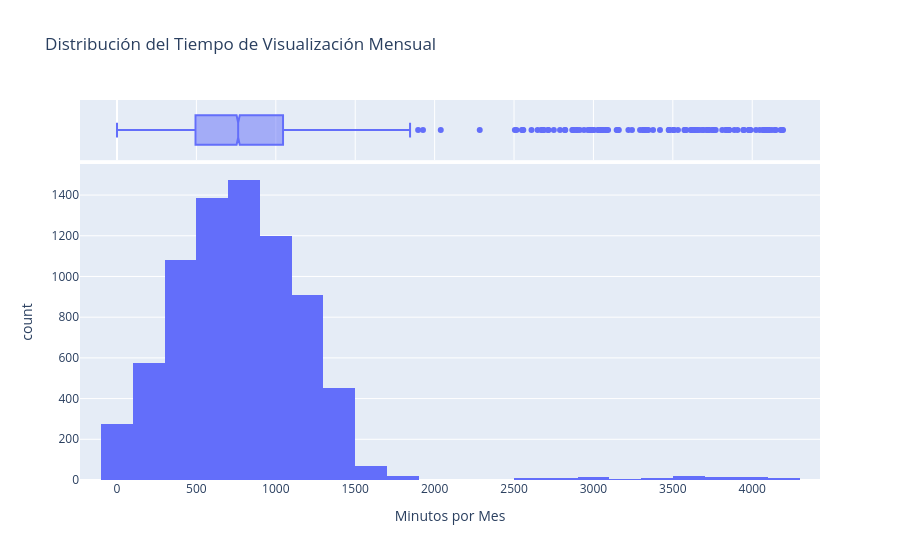

The notebook cell saved with this chart:
### Markdown cell above
univariado
Visualización 1: Histograma de Consumo Mensual
El histograma permite observar la forma de la distribución y identificar dónde se concentran la mayoría de los datos

### Code cell
# Gráfico 1: Distribución del tiempo de visualización

fig_hist = px.histogram(df, x="monthly_watch_time_mins", 
                       title="Distribución del Tiempo de Visualización Mensual",
                       labels={'monthly_watch_time_mins': 'Minutos por Mes'},
                       nbins=30,
                       marginal="box") # Agrega un boxplot pequeño arriba para ver outliers
fig_hist.show()

### Figure 1 — Plotly figure (JSON) as saved in the notebook; plotly's stock layout.template omitted (floating-point values rounded to 4 significant figures; data arrays with more than 128 entries replaced by an {"elided": "..."} marker saying what was removed)
{"data": [{"bingroup": "x", "hovertemplate": "Minutos por Mes=%{x}<br>count=%{y}<extra></extra>", "legendgroup": "", "marker": {"color": "#636efa", "pattern": {"shape": ""}}, "name": "", "nbinsx": 30, "orientation": "v", "showlegend": false, "type": "histogram", "x": {"elided": "7662 float values"}, "xaxis": "x", "yaxis": "y"}, {"hovertemplate": "Minutos por Mes=%{x}<extra></extra>", "legendgroup": "", "marker": {"color": "#636efa"}, "name": "", "notched": true, "showlegend": false, "type": "box", "x": {"elided": "7662 float values"}, "xaxis": "x2", "yaxis": "y2"}], "layout": {"barmode": "relative", "legend": {"tracegroupgap": 0}, "title": {"text": "Distribución del Tiempo de Visualización Mensual"}, "xaxis": {"anchor": "y", "domain": [0, 1], "title": {"text": "Minutos por Mes"}}, "xaxis2": {"anchor": "y2", "domain": [0, 1], "matches": "x", "showgrid": true, "showticklabels": false}, "yaxis": {"anchor": "x", "domain": [0, 0.8316], "title": {"text": "count"}}, "yaxis2": {"anchor": "x2", "domain": [0.8416, 1], "matches": "y2", "showgrid": false, "showline": false, "showticklabels": false, "ticks": ""}}}
